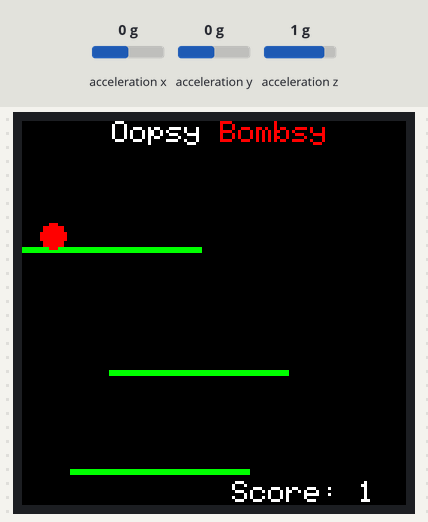
Simulated run of this sketch. Board: ESP32-S3. Shown: 128×128 colour display. Inputs (shaded band) come from the test bench; at power-on: acceleration x 0 g, acceleration y 0 g, acceleration z 1 g. Random numbers use the default seed unless the sketch sets one; what the sketch prints to the serial monitor is not drawn.

Above: at 3.8 s.
3.9 s: acceleration x set to -1.4 g
At 7.4 s:
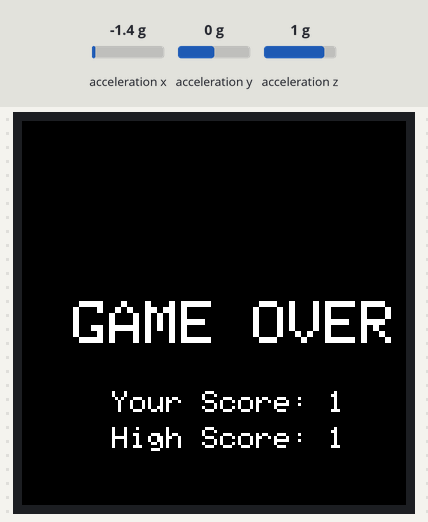
9.5 s: acceleration x set to 0.8 g
At 12.4 s:
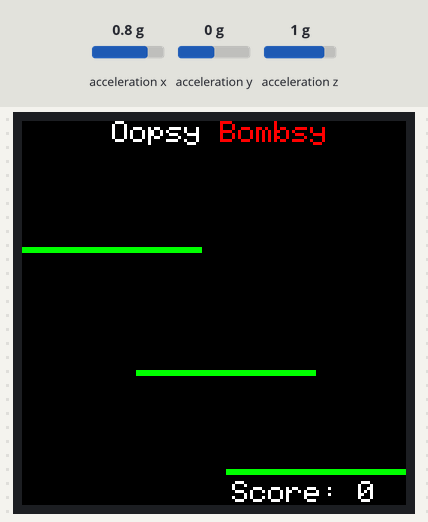
12.5 s: acceleration x set to -0.8 g
At 13.65 s:
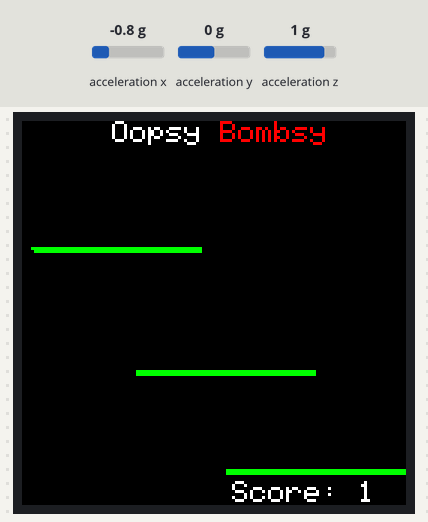
14.3 s: acceleration x set to -0.2 g
15.8 s: acceleration x set to 0.1 g
18.6 s: acceleration y set to -1.4 g
At 21.22 s:
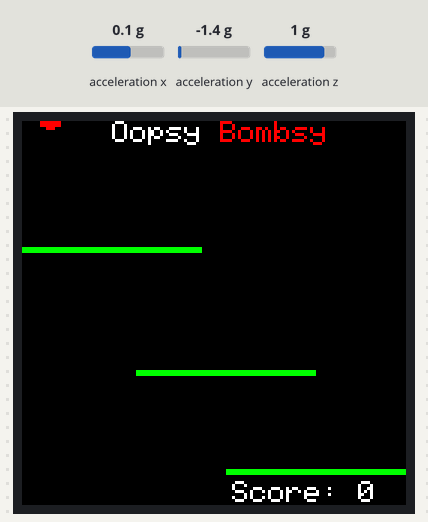
Timing chart, 0 to 22.6 s (numbered marks = the images above; inputs shaded):
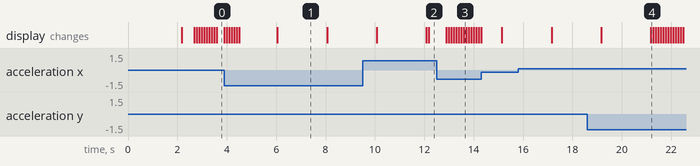

Measured:
- after the input at 3.9 s, the display: first changes at once (image 1 shows a later state)
- after the input at 12.5 s, the display: first changes after 0.39 s (image 3 shows a later state)
- what the display in image 1 shows lasts 2.1 s, from 6.0 s to 8.1 s

The sketch:

bounce.ino
```cpp
#include <Adafruit_GFX.h>     // Core graphics library
#include <Adafruit_ST7735.h>  // Hardware-specific library for ST7735
#include <Adafruit_ST7789.h>  // Hardware-specific library for ST7789
#include <SPI.h>
#include <Wire.h>
#include <Adafruit_Sensor.h>
#include <Adafruit_ADXL345_U.h>

#ifdef ADAFRUIT_HALLOWING
#define TFT_CS 39        // Hallowing display control pins: chip select
#define TFT_RST 37       // Display reset
#define TFT_DC 38        // Display data/command select
#define TFT_BACKLIGHT 7  // Display backlight pin

#elif defined(ARDUINO_FEATHER_ESP32)  // Feather Huzzah32
#define TFT_CS 14
#define TFT_RST 15
#define TFT_DC 32

#elif defined(ESP8266)
#define TFT_CS 4
#define TFT_RST 16
#define TFT_DC 5

#else
// For the breakout board, you can use any 2 or 3 pins.
// These pins will also work for the 1.8" TFT shield.
#define TFT_CS 10
#define TFT_RST 9  // Or set to -1 and connect to Arduino RESET pin
#define TFT_DC 8
#endif


Adafruit_ST7735 tft = Adafruit_ST7735(TFT_CS, TFT_DC, TFT_RST);
const uint8_t Button_pin = 2;

// color definitions
const uint16_t Display_Color_Black = 0x0000;
const uint16_t Display_Color_Blue = 0x001F;
const uint16_t Display_Color_Red = 0xF800;
const uint16_t Display_Color_Green = 0x07E0;
const uint16_t Display_Color_Cyan = 0x07FF;
const uint16_t Display_Color_Magenta = 0xF81F;
const uint16_t Display_Color_Yellow = 0xFFE0;
const uint16_t Display_Color_White = 0xFFFF;

#define PLATFORM_COLOR1 0x07E0
#define PLATFORM_COLOR2 0xFFE0
#define PLATFORM_COLOR3 0xF81F
#define PLATFORM_COLOR4 0xF800
#define BG_COLOR 0x0000
#define BALL_COLOR 0xF800

class platform {
  int* pos;
  int* size;
  int* vel;
  int color;
  int spike_begin;
  int spike_size;
public:

  void platform_init(int x, int y, int w, int h) {
    pos = new int[2];
    size = new int[2];
    vel = new int[2];
    pos[0] = x;
    pos[1] = y;
    size[0] = w;
    size[1] = h;
    vel[0] = -2;
    vel[1] = -5;
    spike_begin = 0;
    spike_size = 0;
    color = PLATFORM_COLOR1;
  }

  void set_spike(int start, int size) {
    spike_begin = start;
    spike_size = size;
  }

  int get_spike_start() {
    return pos[0] + spike_begin;
  }

  int get_spike_end() {
    return pos[0] + spike_begin + spike_size;
  }

  int* get_pos() {
    return pos;
  }

  int* get_size() {
    return size;
  }

  int get_color() {
    return color;
  }

  void update_vx(int val) {
    val = random(0, val + 1);
    vel[0] = (val - 3) / 3 + 1;
  }

  void update_vx_force(int val) {
    vel[0] = val;
  }

  void update_width(int val) {
    if (val % 2 == 0) {
      size[0] = size[0] - 5;
    }
    if (size[0] <= 30) {
      size[0] = 30;
    }
  }

  void update_py() {

    if (pos[1] < 20) {
      pos[1] = 116;
      pos[0] = random(0, 80);
    }
    pos[1] = (pos[1] + vel[1]);
  }

  void update_px() {
    if (pos[0] <= 0 || pos[0] + size[0] > 127) {
      size[0] = size[0] - 5;
      if (size[0] <= 30) {
        size[0] = 30;
      }
      vel[0] = -vel[0];
    }
    pos[0] = pos[0] + vel[0];
  }

  void set_color(int val) {
    color = val;
  }

  void draw() {
    tft.drawRect(pos[0], pos[1], size[0], size[1], color);
    for (int i = 0; i < spike_size && spike_begin + i < size[0]; i += 3) {
      tft.drawRect(pos[0] + spike_begin + i, pos[1] - 1, 4, 1, 0xF81F);
      tft.drawRect(pos[0] + spike_begin + i + 1, pos[1] - 2, 2, 1, 0xF81F);
    }
  }

  void erase() {
    tft.drawRect(pos[0], pos[1], size[0], size[1], BG_COLOR);
    for (int i = 0; i < spike_size && spike_begin + i < size[0]; i += 3) {
      tft.drawRect(pos[0] + spike_begin + i, pos[1] - 1, 4, 1, BG_COLOR);
      tft.drawRect(pos[0] + spike_begin + i + 1, pos[1] - 2, 2, 1, BG_COLOR);
    }
  }
};

class ball {
  int* pos;
  int radius;
  int* vel;
  int plat;
public:
  void ball_init(int x, int y, int rad) {
    radius = rad;
    pos = new int[2];
    vel = new int[2];
    pos[0] = x;
    pos[1] = y;
    vel[0] = 0.00;
    vel[1] = 0.00;
  }

  int* get_pos() {
    return pos;
  }

  int get_plat() {
    return plat;
  }

  void set_plat(int val) {
    plat = val;
  }

  void x_translate(int val) {
    pos[0] += val;
  }

  void y_translate(int val) {
    pos[1] += val;
  }

  int* get_vel() {
    return vel;
  }

  int get_radius() {
    return radius;
  }

  void update_px() {
    //Bounce Conditions
    if ((pos[0] <= 0 && vel[0] < 0) || (pos[0] >= 127 && vel[0] > 0)) {
      // vel[0] = -vel[0];
      vel[0] = 0;
    }
    pos[0] += vel[0];
  }

  void update_py(platform p1, platform p2, platform p3, int coll) {
    //Bounce Conditions
    int next_y = pos[1] + vel[1] + radius;

    int *plat_pos, *plat_size;

    if (coll == 1) {
      if (plat == 1) {
        plat_pos = p1.get_pos();
        plat_size = p1.get_size();
        if ((pos[0] + radius >= plat_pos[0]) && (pos[0] - radius <= plat_pos[0] + plat_size[0]) && next_y >= plat_pos[1]) {
          pos[1] = plat_pos[1] - radius;
          Serial.println("P1");
          Serial.print(pos[1]);
          Serial.print("|");
          Serial.println(plat_pos[1]);
        }
      } else if (plat == 2) {
        plat_pos = p2.get_pos();
        plat_size = p2.get_size();
        if ((pos[0] + radius >= plat_pos[0]) && (pos[0] - radius <= plat_pos[0] + plat_size[0]) && next_y >= plat_pos[1]) {
          pos[1] = plat_pos[1] - radius;
          Serial.println("P2");
          Serial.print(pos[1]);
          Serial.print("|");
          Serial.println(plat_pos[1]);
        }

      } else if (plat == 3) {
        plat_pos = p3.get_pos();
        plat_size = p3.get_size();
        if ((pos[0] + radius >= plat_pos[0]) && (pos[0] - radius <= plat_pos[0] + plat_size[0]) && next_y >= plat_pos[1]) {
          pos[1] = plat_pos[1] - radius;
          Serial.println("P3");
          Serial.print(pos[1]);
          Serial.print("|");
          Serial.println(plat_pos[1]);
        }
      }
    } else {
      pos[1] = next_y - radius;
      Serial.println("NO PLATFORM");
    }
  }

  void update_vx(int x_accel) {
    vel[0] += x_accel;
  }

  void update_vy(int y_accel) {

    if (vel[1] + y_accel >= 5) {
      vel[1] = 5;
    } else {
      vel[1] = vel[1] + y_accel;
    }
  }

  void stop_x() {
    vel[0] = 0;
  }

  void stop_y() {
    vel[1] = 0;
  }

  void erase() {
    tft.fillCircle(pos[0], pos[1], radius, BG_COLOR);
  }

  void draw() {
    tft.fillCircle(pos[0], pos[1], radius, BALL_COLOR);
  }

  void bounce_util(int val) {
    erase();
    y_translate(val);
    draw();
    delay(50);
  }

  void bounce() {
    bounce_util(-4);
    bounce_util(-2);
    bounce_util(-1);
    bounce_util(1);
    bounce_util(2);
    bounce_util(4);
  }
};


// ------------------------------------------GLOBAL VARIABLE DECLARATION-------------------------------
Adafruit_ADXL345_Unified accel = Adafruit_ADXL345_Unified();

ball b;
platform p1;
platform p2;
platform p3;
int score = 0;
int high_score = 0;
int coll;
char score_str[5] = { 0 };
float* store_accel;
float prev_accel_y;

int collision() {

  int *ball_pos, *ball_vel, *plat_pos, *plat_size;
  ball_pos = b.get_pos();
  ball_vel = b.get_vel();
  int rad = b.get_radius();

  plat_pos = p1.get_pos();
  plat_size = p1.get_size();
  int flag = 0;
  if ((ball_pos[1] + rad <= plat_pos[1]) && (ball_pos[1] + rad + ball_vel[1] >= plat_pos[1]) && (ball_pos[0] + rad >= plat_pos[0]) && (ball_pos[0] - rad <= plat_pos[0] + plat_size[0])) {
    b.erase();
    b.stop_y();
    b.update_vy(plat_pos[1] - ball_pos[1] - rad);
    b.update_py(p1, p2, p3, coll);
    b.stop_y();
    Serial.println("C1");
    flag = 1;
    b.set_plat(flag);
  }

  plat_pos = p2.get_pos();
  plat_size = p2.get_size();
  if ((ball_pos[1] + rad <= plat_pos[1]) && (ball_pos[1] + rad + ball_vel[1] >= plat_pos[1]) && (ball_pos[0] + rad >= plat_pos[0]) && (ball_pos[0] - rad <= plat_pos[0] + plat_size[0])) {
    b.erase();
    b.stop_y();
    b.update_vy(plat_pos[1] - ball_pos[1] - rad);
    b.update_py(p1, p2, p3, coll);
    b.stop_y();
    Serial.println("C2");
    flag = 2;
    b.set_plat(flag);
  }

  plat_pos = p3.get_pos();
  plat_size = p3.get_size();
  if ((ball_pos[1] + rad <= plat_pos[1]) && (ball_pos[1] + rad + ball_vel[1] >= plat_pos[1]) && (ball_pos[0] + rad >= plat_pos[0]) && (ball_pos[0] - rad <= plat_pos[0] + plat_size[0])) {
    b.erase();
    b.stop_y();
    b.update_vy(plat_pos[1] - ball_pos[1] - rad);
    b.update_py(p1, p2, p3, coll);
    b.stop_y();
    Serial.println("C3");
    flag = 3;
    b.set_plat(flag);
  }


  if (flag > 0) {
    if (coll == 0) {
      coll = 1;
      update_score();
      // b.bounce();
    }
    int start, end;
    if (flag == 1) {
      start = p1.get_spike_start();
      end = p1.get_spike_end();
      if (ball_pos[0] > start && ball_pos[0] < end) {
        game_over();
      }
    } else if (flag == 2) {
      start = p2.get_spike_start();
      end = p2.get_spike_end();
      if (ball_pos[0] > start && ball_pos[0] < end) {
        game_over();
      }
    } else {
      start = p3.get_spike_start();
      end = p3.get_spike_end();
      if (ball_pos[0] > start && ball_pos[0] < end) {
        game_over();
      }
    }

  } else if (flag == 0) {
    coll = 0;
  }

  return flag;
}


void render() {
  sensors_event_t event;
  accel.getEvent(&event);
  // Serial.print("X: ");
  // Serial.println(event.acceleration.x);

  if (score > 3) {
    if (p1.get_color() != PLATFORM_COLOR1) {
      p1.erase();
      p1.update_px();
      p1.draw();
      delay(100);
    }
    if (p2.get_color() != PLATFORM_COLOR1) {
      p2.erase();
      p2.update_px();
      p2.draw();
      delay(100);
    }
    if (p3.get_color() != PLATFORM_COLOR1) {
      p3.erase();
      p3.update_px();
      p3.draw();
      delay(100);
    }
  }


  b.erase();
  b.x_translate(-event.acceleration.x * (min((score / 10) * 0.5 + 1.5, 3)));
  if (prev_accel_y - event.acceleration.y >= 3) {
    b.update_vy(-6);
  }
  prev_accel_y = event.acceleration.y;
  b.update_py(p1, p2, p3, coll);
  b.draw();
  delay(100);
}

void show_accel() {
  sensors_event_t event;
  accel.getEvent(&event);

  Serial.print("X: ");
  Serial.print(event.acceleration.x);
  Serial.print("Y: ");
  Serial.print(event.acceleration.y);
  Serial.print("Z: ");
  Serial.println(event.acceleration.z);
}


void moveup() {
  b.stop_x();
  b.stop_y();
  b.update_vy(-5.0);

  if (score > 4) {
    if (random(0, 100) % 4 > 0) {
      p1.set_color(PLATFORM_COLOR2);
    } else {
      p1.set_color(PLATFORM_COLOR1);
    }
    if (random(0, 100) % 4 < 2) {
      p2.set_color(PLATFORM_COLOR2);
    } else {
      p2.set_color(PLATFORM_COLOR1);
    }
  }
  int start;
  int size;
  if (score > 3) {
    if (random(0, 100) % 4 > 0) {
      size = min(score, (p1.get_size()[0] * 2) / 3);
      start = random(0, p1.get_size()[0] - size);
      p1.set_spike(start, size);
    } else {
      p1.set_spike(0, 0);
    }
    if (random(0, 100) % 4 < 2) {
      size = min(score, (p1.get_size()[0] * 2) / 3);
      start = random(0, p1.get_size()[0] - size);
      p2.set_spike(start, size);
    } else {
      p1.set_spike(0, 0);
    }
  } else {
    p1.set_spike(0, 0);
    p2.set_spike(0, 0);
    p3.set_spike(0, 0);
  }

  // if(score)

  while (b.get_pos()[1] + b.get_radius() >= 32) {
    p1.erase();
    p2.erase();
    p3.erase();
    b.erase();
    b.update_py(p1, p2, p3, coll);
    p1.update_py();
    p2.update_py();
    p3.update_py();

    b.draw();
    p1.draw();
    p2.draw();
    p3.draw();
    delay(100);
  }
  b.stop_y();
  b.update_vy(2.00);

  platform temp_p;
  temp_p = p2;
  p2 = p1;
  p1 = p3;
  p3 = temp_p;
}

void game_over() {

  tft.fillScreen(BG_COLOR);
  tft.setCursor(17, 60);
  tft.setTextSize(2);
  tft.print("GAME OVER");
  // Your Score
  tft.setCursor(30, 90);
  tft.setTextSize(1.2);
  tft.print("Your Score: ");
  sprintf(score_str, "%d", score);
  tft.print(score_str);

  if (score > high_score) {
    high_score = score;
  }

  tft.setCursor(30, 102);
  tft.setTextSize(1.5);
  tft.print("High Score: ");
  sprintf(score_str, "%d", high_score);
  tft.print(score_str);

  delay(2000);

  start_screen();

  tft.fillScreen(BG_COLOR);
  tft.setCursor(30, 0);
  tft.setTextSize(1.1);
  tft.setTextColor(0xFFFF);
  tft.print("Oopsy ");
  tft.setTextColor(BALL_COLOR);
  tft.print("Bombsy");
  tft.setTextColor(0xFFFF);
  b.ball_init(10, 0, 4);
  p3.platform_init(68, 116, 60, 2);
  p2.platform_init(38, 83, 60, 2);
  p1.platform_init(0, 42, 60, 2);
  b.draw();
  p1.draw();
  p2.draw();
  p3.draw();

  score = 0;
  tft.setCursor(70, 120);
  tft.setTextSize(0.3);
  tft.print("Score: ");
  sprintf(score_str, "%d", score);
  tft.print(score_str);
  coll = 0;

  b.update_vx(0.00);
  b.update_vy(2.00);
  delay(2000);
}

void update_score() {
  tft.setCursor(70, 120);
  tft.setTextColor(BG_COLOR);
  tft.setTextSize(0.3);
  tft.print("Score: ");
  sprintf(score_str, "%d", score);
  tft.print(score_str);

  score++;
  p1.update_vx(score);
  p2.update_vx(score);
  p3.update_vx(score);

  tft.setCursor(70, 120);
  tft.setTextColor(0xFFFF);
  tft.setTextSize(0.3);
  tft.print("Score: ");
  sprintf(score_str, "%d", score);
  tft.print(score_str);
  delay(100);
}

void start_screen() {
  tft.fillScreen(BG_COLOR);
  tft.setCursor(35, 50);
  tft.setTextSize(2);
  tft.print("OOPSY");
  tft.setCursor(30, 70);
  tft.setTextColor(BALL_COLOR);
  tft.print("BOMBSY");
  delay(2000);
}

void setup() {
  randomSeed(analogRead(A0));
  Serial.begin(9600);
  if (!accel.begin()) {
    Serial.println("No ADXL345 sensor detected.");
    while (1)
      ;
  }
#ifdef ADAFRUIT_HALLOWING
  tft.initR(INITR_HALLOWING);  // Initialize HalloWing-oriented screen
  pinMode(TFT_BACKLIGHT, OUTPUT);
  digitalWrite(TFT_BACKLIGHT, HIGH);  // Backlight on
#else
  tft.initR(INITR_144GREENTAB);  // Init ST7735R chip, green tab
#endif
  start_screen();
  tft.fillScreen(BG_COLOR);
  tft.setCursor(30, 0);
  tft.setTextSize(1.1);
  tft.setTextColor(0xFFFF);
  tft.print("Oopsy ");
  tft.setTextColor(BALL_COLOR);
  tft.print("Bombsy");
  tft.setTextColor(0xFFFF);
  score = 0;
  tft.setCursor(70, 120);
  tft.setTextSize(0.3);
  tft.print("Score: ");
  sprintf(score_str, "%d", score);
  tft.print(score_str);
  coll = 0;

  b.ball_init(10, 0, 4);
  p3.platform_init(random(0, 80), 116, 60, 2);
  p2.platform_init(random(0, 80), 83, 60, 2);
  p1.platform_init(0, 42, 60, 2);
  b.draw();
  p1.draw();
  p2.draw();
  p3.draw();
  b.update_vx(1.00);
  b.update_vy(2.00);
  delay(500);
}
// SETUP FUNCTION ENDS HERE

void loop() {
  // show_accel();
  // put your main code here, to run repeatedly:
  int get_col = collision();
  // Serial.println("%d", get_col);
  if (get_col == 3) {
    //This function is called me the ball reaches the bottom of the screen
    moveup();
  } else if (b.get_pos()[1] + b.get_radius() > 125) {
    game_over();
  } else {
    render();
  }
  b.update_vy(2);
}
```
